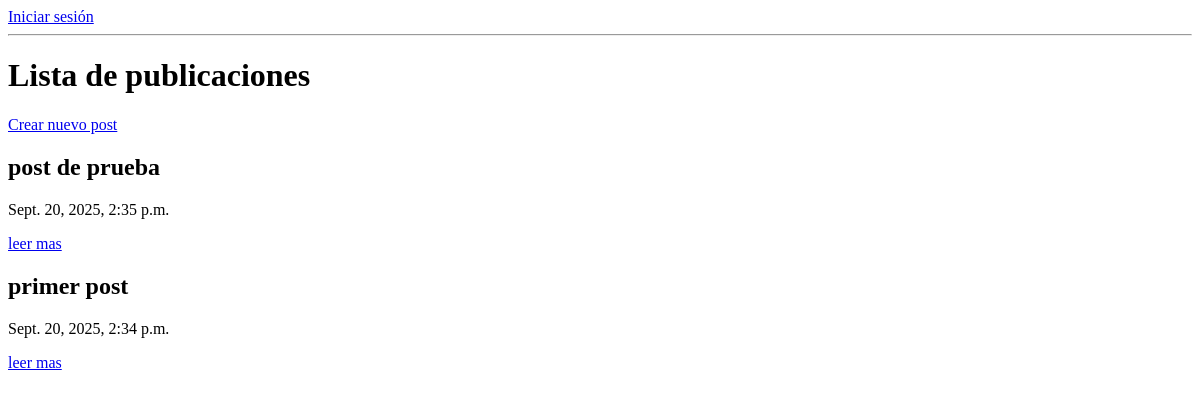
The app's page /, older data.
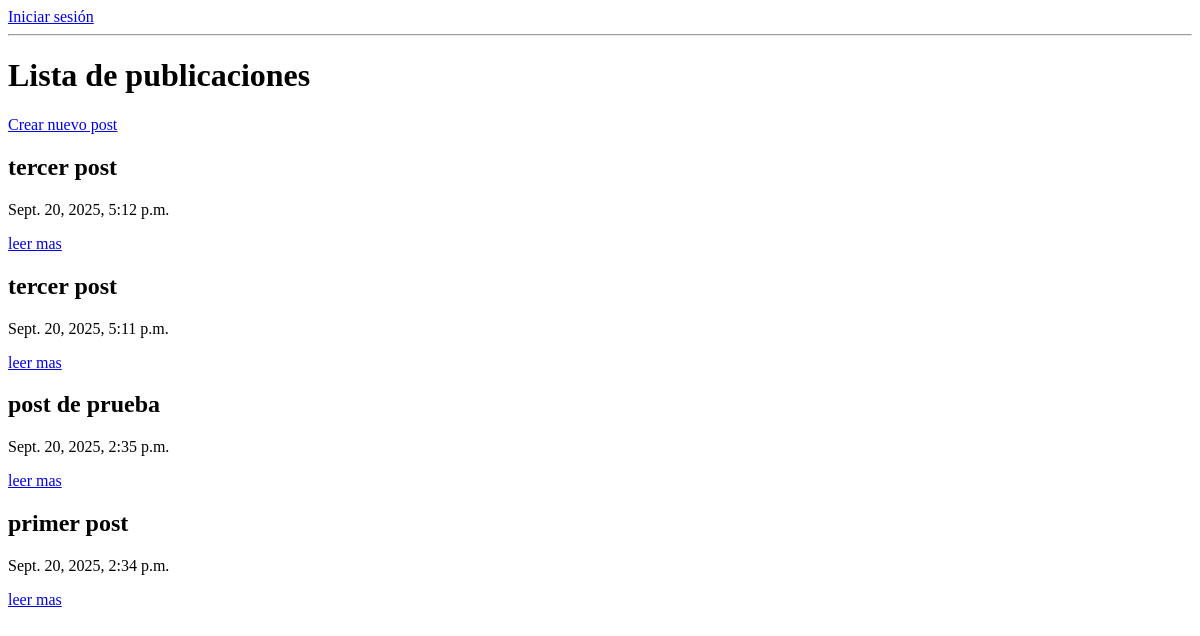
The same page, newer data.
### blog/models.py (models this page shows, shortened)
class Post(models.Model):
    titulo=models.CharField(max_length=200)
    contenido=models.TextField()
    fecha_creacion=models.DateTimeField(auto_now_add=True)
    autor = models.ForeignKey(User, on_delete=models.CASCADE)

### blog/views.py (the view)
# urls.py: path('', views.lista_posts, name='lista_posts'),
def lista_posts(request):
    posts=Post.objects.all().order_by('-fecha_creacion')
    return render(request,'blog/lista.html',{'posts':posts})

### blog/templates/blog/lista.html (shortened to what this page needs)
<!doctype html>
<html>
    <head>
    </head>
    <nav>
        {% if user.is_authenticated %}
            <form action="{% url 'logout' %}" method="post" style="display:inline;">
                {% csrf_token %}
                    <button type="submit" style="background:none; border:none; color:blue; cursor:pointer;">
                    Cerrar sesión
                    </button>
            </form>
        {% else %}
            <a href="{% url 'login' %}">Iniciar sesión</a>
        {% endif %}
    </nav>
    <hr>
    <body>
        <h1>
            Lista de publicaciones
        </h1>
        <a href="{% url 'crear_post' %}">Crear nuevo post</a>
        {%for post in posts%}
            <div>
                <h2>
                    {{post.titulo}}
                </h2>
                <p>
                    {{post.fecha_creacion}}
                </p>
                <p>
                    <a href="{% url 'detalle_post' post.id %}">
                    leer mas
                    </a>
                </p>
            </div>
        {% empty %}
            <p>No hay publicaciones todavía.</p>
        {% endfor %}
    </body>
</html>

Row changes from the older to the newer data that the page shows:
added Post: titulo "tercer post", fecha_creacion "Sept. 20, 2025, 5:12 p.m."
added Post: titulo "tercer post", fecha_creacion "Sept. 20, 2025, 5:11 p.m."
